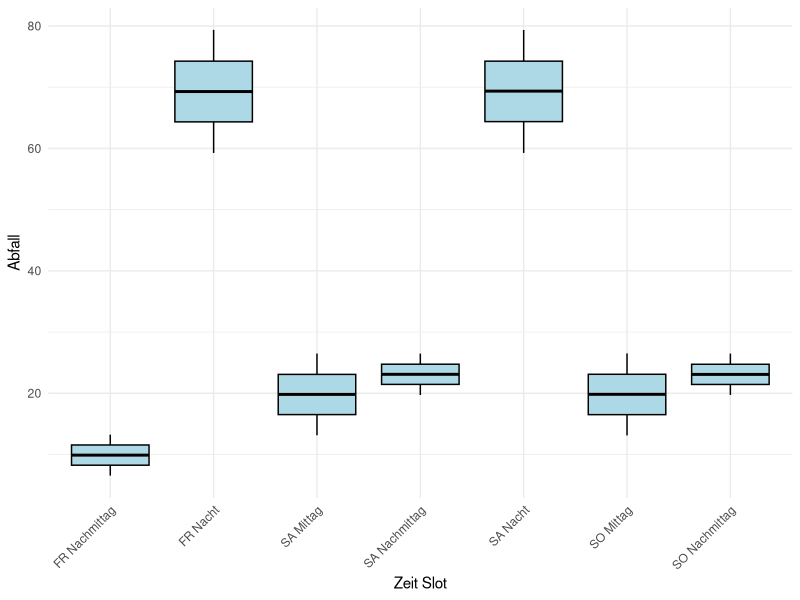
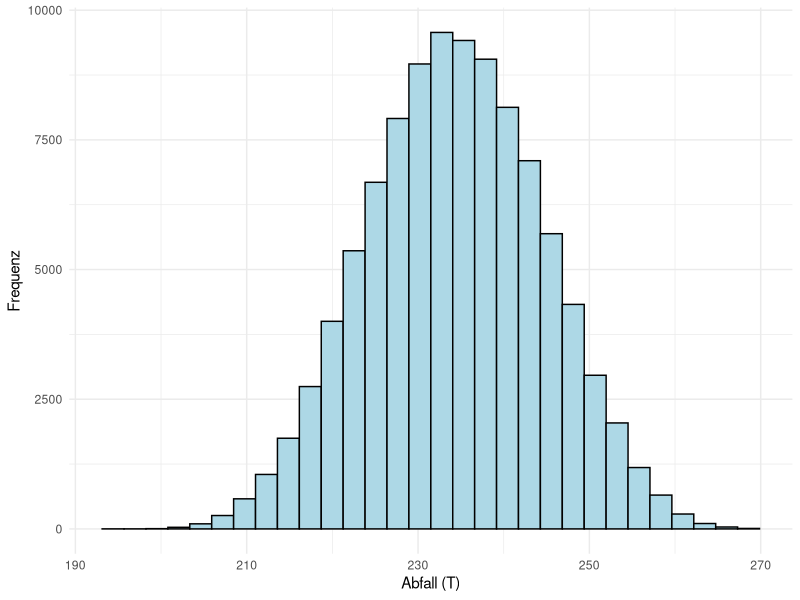

These figures' R source, in order:
## ---- chunk 1
#| label: simulation
#| echo: false
#| warning: false
# Load required libraries
library(ggplot2)
library(tidyr)
library(dplyr)
library(scales)

slots <- c("FR Nachmittag", "FR Nacht", "SA Mittag", "SA Nachmittag", "SA Nacht", "SO Mittag", "SO Nachmittag")
wetter_probs <- c(2/3, 1/3)
first_slot <- c(0.10, 0.20)
rest_slots <- c(0.3, 0.4)
bad_weather_factor <- 0.7
essen_e <- c(2, 1, 3)
essen_sd <- c(2, 1, 1)
trinken_e <- c(1, 2, 4)
trinken_sd <- c(1, 1, 3)
nsim <- 100000
abfall_produziert <- 0
abfall_gewicht_pro_einheit <- 0.000030 # gweicht in tonnen

M <- matrix(NA, nrow = nsim, ncol = length(slots))

for (i in 1:nsim) {
  anzahl_personen <- rpois(1, 2200000)
  wetter_schoen <- sample(c(TRUE, FALSE), size = 1, prob = wetter_probs)
  
  temp_first <- first_slot
  temp_rest <- rest_slots
  
  if (!wetter_schoen) {
    temp_rest <- c(rest_slots[1] * bad_weather_factor, rest_slots[2] * bad_weather_factor)
    temp_first <- c(first_slot[1] * bad_weather_factor, first_slot[2] * bad_weather_factor)
  }
  
  besucher_pro_slot <- c(runif(1, min = first_slot[1], max = first_slot[2]) * anzahl_personen,
                         runif(1, min = rest_slots[1], max = rest_slots[2]) * anzahl_personen,
                         runif(1, min = first_slot[1], max = first_slot[2]) * anzahl_personen,
                         runif(1, min = rest_slots[1], max = rest_slots[2]) * anzahl_personen,
                         runif(1, min = rest_slots[1], max = rest_slots[2]) * anzahl_personen,
                         runif(1, min = first_slot[1], max = first_slot[2]) * anzahl_personen,
                         runif(1, min = rest_slots[1], max = rest_slots[2]) * anzahl_personen)
  
  besucher_pro_slot <- round(besucher_pro_slot)
  
  abfall_pro_slot <- c()
  current_time <- 2
  for (n in 1:length(besucher_pro_slot)) {
    abfall_pro_slot[n] <- rnorm(1, mean = besucher_pro_slot[n]*essen_e[current_time], sd = sqrt(besucher_pro_slot[n]*essen_sd[current_time]^2))
    
    if (current_time == 3) {
    current_time <- 1}
    else {current_time <- current_time + 1}

  }
  M[i,] <- abfall_pro_slot * abfall_gewicht_pro_einheit
}

# Convert the matrix to a data frame
df <- as.data.frame(M)
colnames(df) <- slots

# Reshape the data to long format
df_long <- df %>%
  pivot_longer(cols = everything(), names_to = "Slot", values_to = "Abfall")

# Create the boxplot using ggplot2
ggplot(df_long, aes(x = Slot, y = Abfall)) +
  geom_boxplot(color="black",fill="lightblue") +
  scale_y_continuous(labels = label_comma()) +
  labs(x = "Zeit Slot", y = "Abfall") +
  theme_minimal() +
  theme(axis.text.x = element_text(angle = 45, hjust = 1))

ggplot(df, aes(x=rowSums(M))) + 
  geom_histogram(color="black", fill="lightblue") +
  xlab("Abfall (T)") +
  theme_minimal() +
  ylab("Frequenz")

calculated_mean <- mean(rowSums(M))
